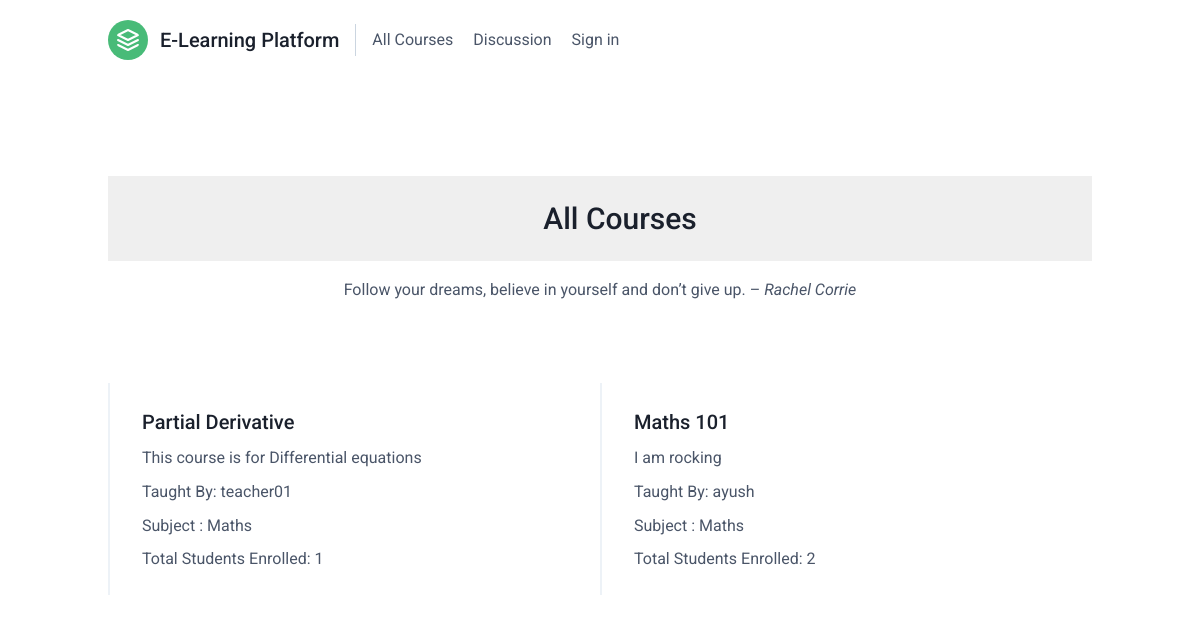
The page /students/course_list/ on the database its author committed.
### courses/models.py (models this page shows, shortened)
class Course(models.Model):
    owner = models.ForeignKey(settings.AUTH_USER_MODEL, related_name='courses_created', on_delete=models.CASCADE)
    subject = models.ForeignKey(Subject, related_name='courses', on_delete=models.CASCADE)
    title = models.CharField(max_length=200)
    slug = models.SlugField(max_length=200, unique=True)
    overview = models.TextField()
    created = models.DateTimeField(auto_now_add=True)
    class Meta:
        ordering = ['-created']

class Subject(models.Model):
    title = models.CharField(max_length=200)
    slug = models.SlugField(max_length=200, unique=True)
    class Meta:
        ordering = ['title']

### accounts/models.py (models this page shows)
class User(AbstractUser) :
    class Role(models.TextChoices) :
        STUDENT = "S" ,_("Student")
        PARENT = "P" ,_("Parent")
        TEACHER = "T",_("Teacher")
    role = models.CharField(max_length = 255,choices=Role.choices)
    is_approved= models.BooleanField(default=False)

### students/views.py (the view)
class CourseListView(ListView):
    model = Course
    template_name = 'students/course/all_courses.html'
    def get_queryset(self):
        qs = super().get_queryset()
        if not self.request.user.is_authenticated:
            return qs
        if self.request.user.role == 'S':
            return qs.exclude(student_courses__in=[self.request.user.student])
        else:
            return qs

### students/templates/students/course/all_courses.html (shortened to what this page needs)
{% extends "base.html" %}
{% block content %}
  <section class="text-gray-700 body-font">
  <div class="container px-5 py-24 mx-auto">
    <div class="flex flex-col text-center w-full mb-20">
      <h1 class="sm:text-3xl text-2xl font-medium title-font mb-4 text-gray-900">All Courses</h1>
      <p class="lg:w-2/3 mx-auto leading-relaxed text-base"> Follow your dreams, believe in yourself and don’t give up. – <i>Rachel Corrie </i> </p>
    </div>
    <div class="flex flex-wrap">
      {% for course in object_list %}
        <div class="xl:w-1/4 lg:w-1/2 md:w-full px-8 py-6 border-l-2 border-gray-200">
          <h2 class="text-lg sm:text-xl text-gray-900 font-medium title-font mb-2">{{course.title}}</h2>
          <p class="leading-relaxed text-base mb-2">{{course.overview}}</p>
          <p class="leading-relaxed text-base mb-2">Taught By: {{course.owner.username}}<br>
          <p class="leading-relaxed text-base mb-2">Subject : {{course.subject.title}}</p>
          Total Students Enrolled: {{course.student_courses.all|length}}</p>
        </div>
    {% endfor %}
</section>
{% endblock %}

### courses/static/css/base.css (style rules this page uses)
body { margin:0; font-family:'Roboto', sans-serif; font-weight:400; color:#333; }
h1, h2, h3, h4, h5, h6 { font-family:'Roboto', sans-serif; font-weight:300; }
h1 { background:#efefef; width:100%; overflow:auto; padding:20px 0 20px 40px; margin:0; }

### rows shown on the page
Course: title "Partial Derivative", overview "This course is for Differential equations", owner.username "teacher01", subject "Maths", student_courses.all|length "1"
Course: title "Maths 101", overview "I am rocking", owner.username "ayush", subject "Maths", student_courses.all|length "2"
